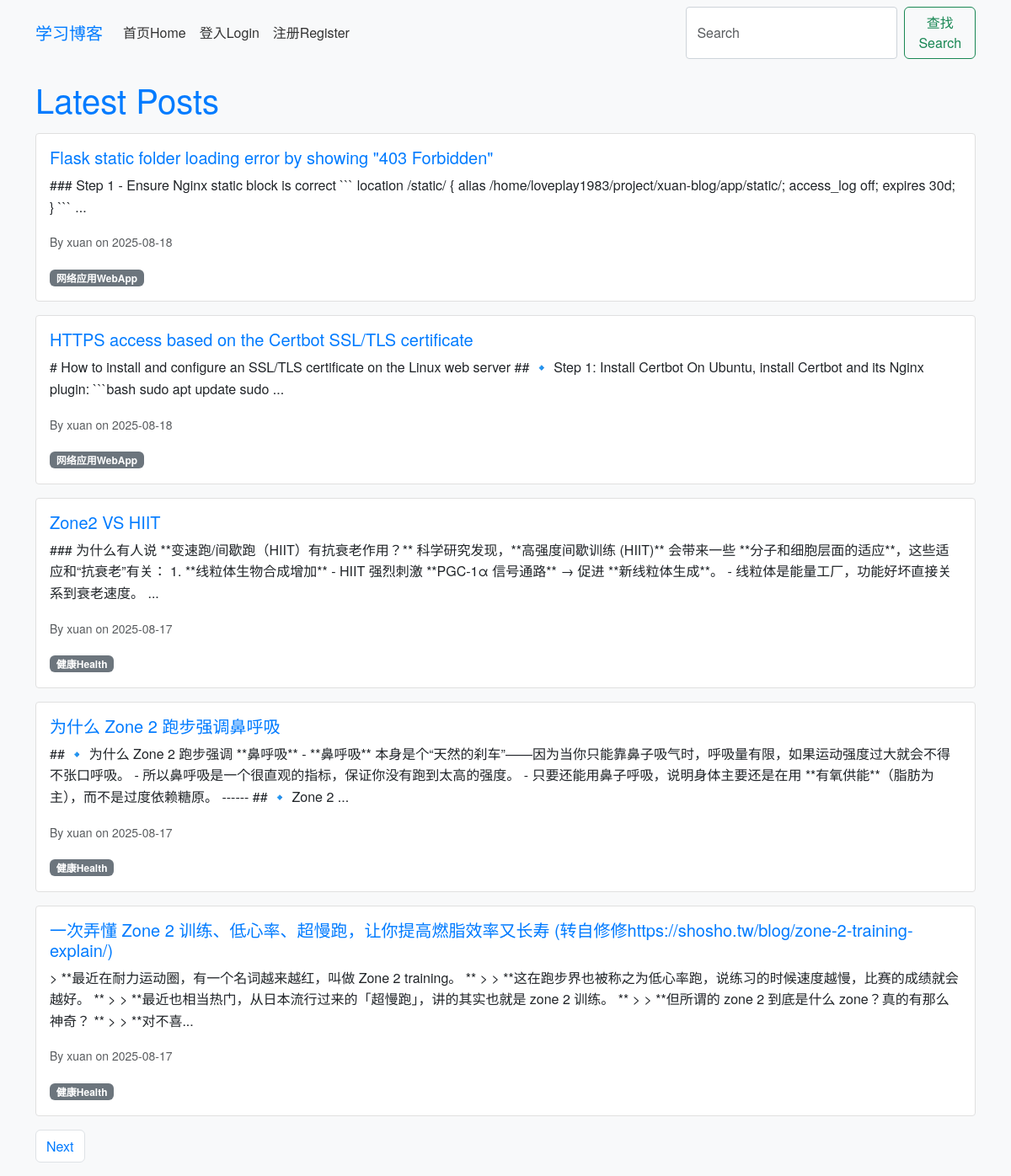
The page /index on the database as committed earlier.
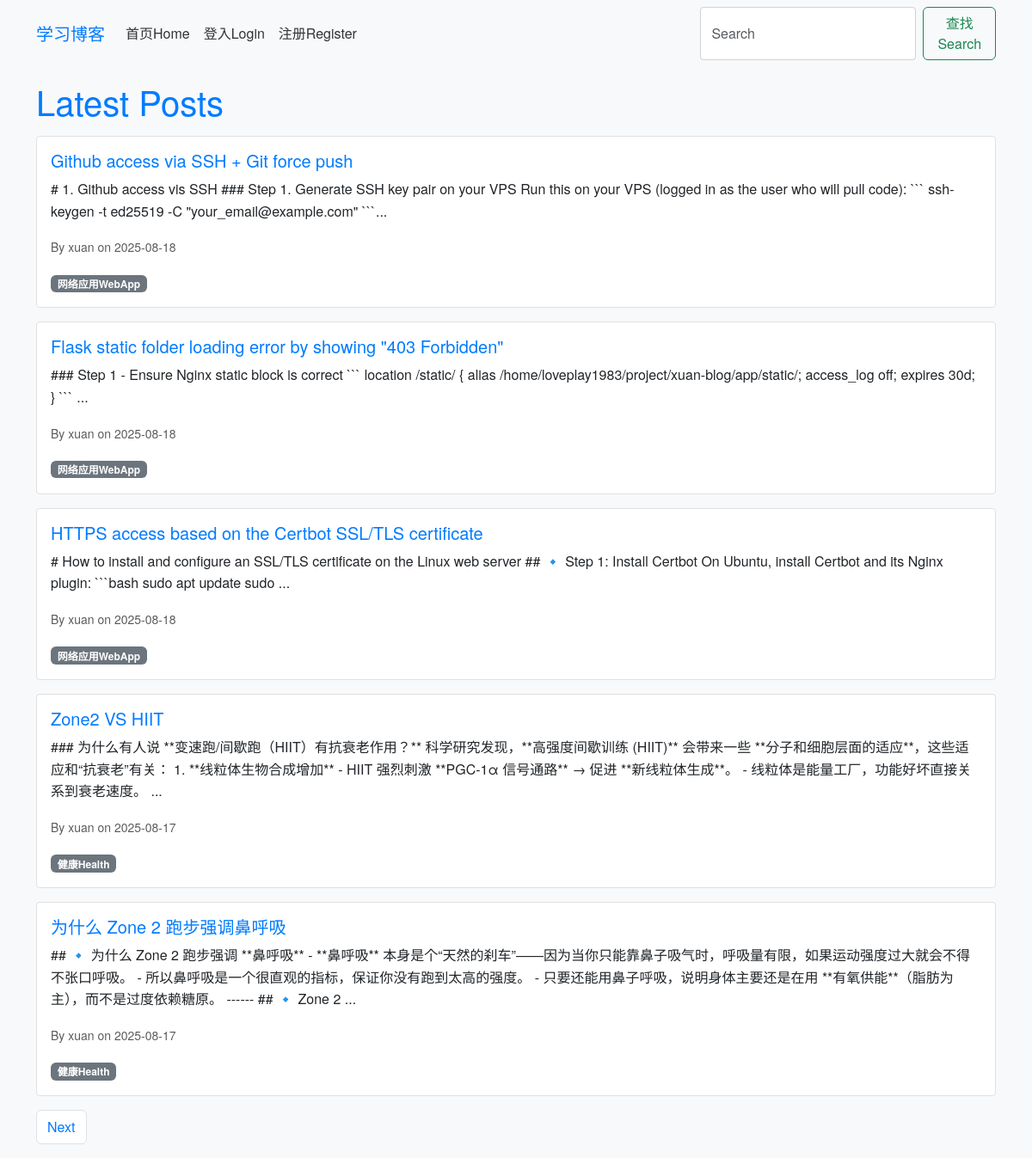
The same page on the database as committed later.
### app/models.py (models this page shows, shortened)
class Post(db.Model):
    id = db.Column(db.Integer, primary_key=True)
    title = db.Column(db.String(100), nullable=False)
    body = db.Column(db.Text, nullable=False)
    timestamp = db.Column(db.DateTime, index=True, default=datetime.utcnow)
    user_id = db.Column(db.Integer, db.ForeignKey('user.id'), nullable=False)
    category_id = db.Column(db.Integer, db.ForeignKey('category.id'))
    comments = db.relationship('Comment', backref='post', lazy='dynamic')

class User(db.Model, UserMixin):
    id = db.Column(db.Integer, primary_key=True)
    username = db.Column(db.String(64), index=True, unique=True)
    email = db.Column(db.String(120), index=True, unique=True)
    password_hash = db.Column(db.String(128))
    posts = db.relationship('Post', backref='author', lazy='dynamic')
    comments = db.relationship('Comment', backref='author', lazy='dynamic')
    about_me = db.Column(db.String(140))
    last_seen = db.Column(db.DateTime, default=datetime.utcnow)

class Category(db.Model):
    id = db.Column(db.Integer, primary_key=True)
    name = db.Column(db.String(50), unique=True)
    posts = db.relationship('Post', backref='category', lazy='dynamic')

### app/routes.py (the view)
@bp.route('/')
@bp.route('/index', methods=['GET'])
def index():
    page = request.args.get('page', 1, type=int)
    posts = Post.query.order_by(Post.timestamp.desc()).paginate(page=page, per_page=5, error_out=False)
    next_url = url_for('main.index', page=posts.next_num) if posts.has_next else None
    prev_url = url_for('main.index', page=posts.prev_num) if posts.has_prev else None
    return render_template('index.html', posts=posts.items, next_url=next_url, prev_url=prev_url)

### app/templates/index.html (shortened to what this page needs)
{% extends 'base.html' %}
{% block content %}
<h1>Latest Posts</h1>
{% for post in posts %}
<div class="card mb-3">
    <div class="card-body">
        <h5 class="card-title"><a href="{{ url_for('main.post', post_id=post.id) }}">{{ post.title }}</a></h5>
        <p class="card-text">{{ post.body[:200] }}...</p>
        <p class="card-text"><small class="text-muted">By {{ post.author.username }} on {{ post.timestamp.strftime('%Y-%m-%d') }}</small></p>
        {% if post.category %}<span class="badge bg-secondary">{{ post.category.name }}</span>{% endif %}
    </div>
</div>
{% endfor %}
<nav>
    <ul class="pagination">
        {% if next_url %}<li class="page-item"><a class="page-link" href="{{ next_url }}">Next</a></li>{% endif %}
    </ul>
</nav>
{% endblock %}

### app/templates/base.html (shortened to what this page needs)
<!doctype html>
<html lang="en">
<head>
    <link href="https://cdn.jsdelivr.net/npm/bootstrap@5.3.0/dist/css/bootstrap.min.css" rel="stylesheet">
    <link rel="stylesheet" href="{{ url_for('static', filename='css/style.css') }}">
    <link rel="stylesheet" href="https://cdn.jsdelivr.net/npm/easymde@2.18.0/dist/easymde.min.css">
</head>
<body>
    <nav class="navbar navbar-expand-lg navbar-light bg-light">
        <div class="container">
            <a class="navbar-brand" href="{{ url_for('main.index') }}">学习博客</a>
            <ul class="navbar-nav me-auto">
                <li class="nav-item"><a class="nav-link" href="{{ url_for('main.index') }}">首页Home</a></li>
                {% if current_user.is_authenticated %}
                <li class="nav-item"><a class="nav-link" href="{{ url_for('main.create_post') }}">新的发表New Post</a></li>
                <li class="nav-item"><a class="nav-link" href="{{ url_for('main.categories') }}">文章类型Categories</a></li>
                <li class="nav-item"><a class="nav-link" href="{{ url_for('main.dashboard') }}">总览Dashboard</a></li>
                <li class="nav-item"><a class="nav-link" href="{{ url_for('main.profile') }}">个人信息Profile</a></li>
                <li class="nav-item"><a class="nav-link" href="{{ url_for('main.logout') }}">退出Logout</a></li>
                {% else %}
                <li class="nav-item"><a class="nav-link" href="{{ url_for('main.login') }}">登入Login</a></li>
                <li class="nav-item"><a class="nav-link" href="{{ url_for('main.register') }}">注册Register</a></li>
                {% endif %}
            </ul>
            <form class="d-flex" action="{{ url_for('main.search') }}">
                <input class="form-control me-2" type="search" name="query" placeholder="Search" aria-label="Search">
                <button class="btn btn-outline-success" type="submit">查找Search</button>
            </form>
        </div>
    </nav>
    <div class="container mt-3">
        {% block content %}{% endblock %}
    </div>
</body>
</html>

### app/static/css/style.css (style rules this page uses)
body { font-family: 'Helvetica Neue', Arial, sans-serif; background-color: #f8f9fa; color: #333; line-height: 1.6; margin: 0; padding: 0; }
h1, h2, h3 { color: #007bff; margin-bottom: 1rem; }
a { color: #007bff; text-decoration: none; }
.form-control { border-radius: 0.25rem; border: 1px solid #ced4da; }
.card { border: 1px solid #e0e0e0; border-radius: 0.25rem; margin-bottom: 1rem; box-shadow: none; }
.card-body { padding: 1rem; }
.pagination .page-link { color: #007bff; }
.navbar-light .navbar-brand { color: #007bff; }
.navbar-light .navbar-nav .nav-link { color: #333; }

Rows that differ between the two databases and show on the page:
no longer on this page (row unchanged): Post: title "一次弄懂 Zone 2 训练、低心率、超慢跑，让你提高燃脂效率又长寿 (转自修修https://shosho.tw/blog/zone-2-training-explain/)", body "> **最近在耐力运动圈，有一个名词越来越红，叫做 Zone 2 training。 ** > > **这在跑步界也被称之为低心率跑，说练习的时候速度越慢，比赛的成绩就会越好。 ** > > **最近也相当热门，从日本流行过来的「超慢跑」，讲的其实也就是 zone 2 训练。 ** > > **但所谓的 zone 2 到底是什么 zone？真的有那么神奇？ ** > > **对不喜", author.username "xuan", timestamp "2025-08-17", category.name "健康Health"
added Post: title "Github access via SSH + Git force push", body "# 1. Github access vis SSH ### Step 1. Generate SSH key pair on your VPS Run this on your VPS (logged in as the user who will pull code): ``` ssh-keygen -t ed25519 -C \"your_email@example.com\" ```", author.username "xuan", timestamp "2025-08-18", category.name "网络应用WebApp"
